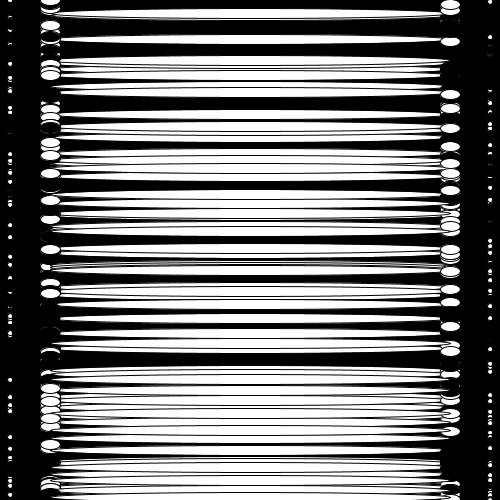
Frame 1 (no input)
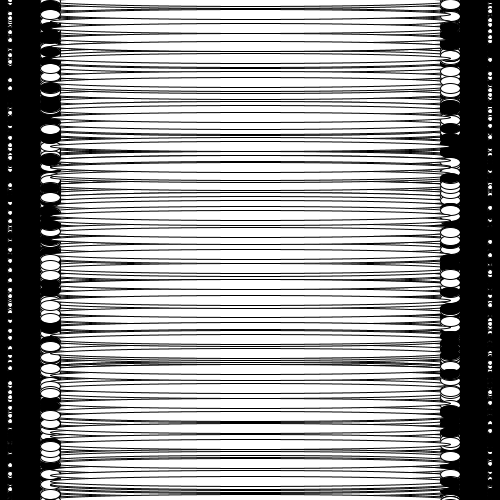
Frame 60 (the mouse pressed at the canvas centre just before this capture)
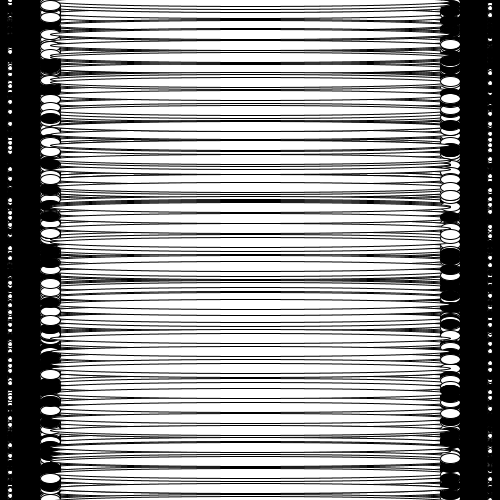
Frame 120 (the mouse held since frame 60 and released just before this capture)

The Processing sketch that drew these frames (run headless with seeded random() and noise(); from frame 60 on, the mouse is pressed at the canvas centre):

// Processing sketch: processing_88714
// ── processing_88714.pde

void setup() {
  size(500, 500);
  background(0);
}

int times=10;
int newY=0;

void draw() {
  for (int i=0; i<times; i++) {

    for (int j=0; j<times; j++) {

      newY +=10;
      fill(0);
      ellipse(10, random(640), 5, 5);
      ellipse(490, random(640), 5, 5);

      ellipse(50, random(640), 20, 10);
      ellipse(450, random(640), 20, 10);

      
      fill(255);
      
      ellipse(10, random(640), 5, 5);
      ellipse(490, random(640), 5, 5);
      

      ellipse(50, random(640), 20, 10);
      ellipse(450, random(640), 20, 10);


      ellipse(250, random(640), 400, 10);
    }


    newY=0;

    for (int j=0; j<times; j++) {

      fill(255);
      ellipse(10, newY, 5, 5);
    }
  }
}
